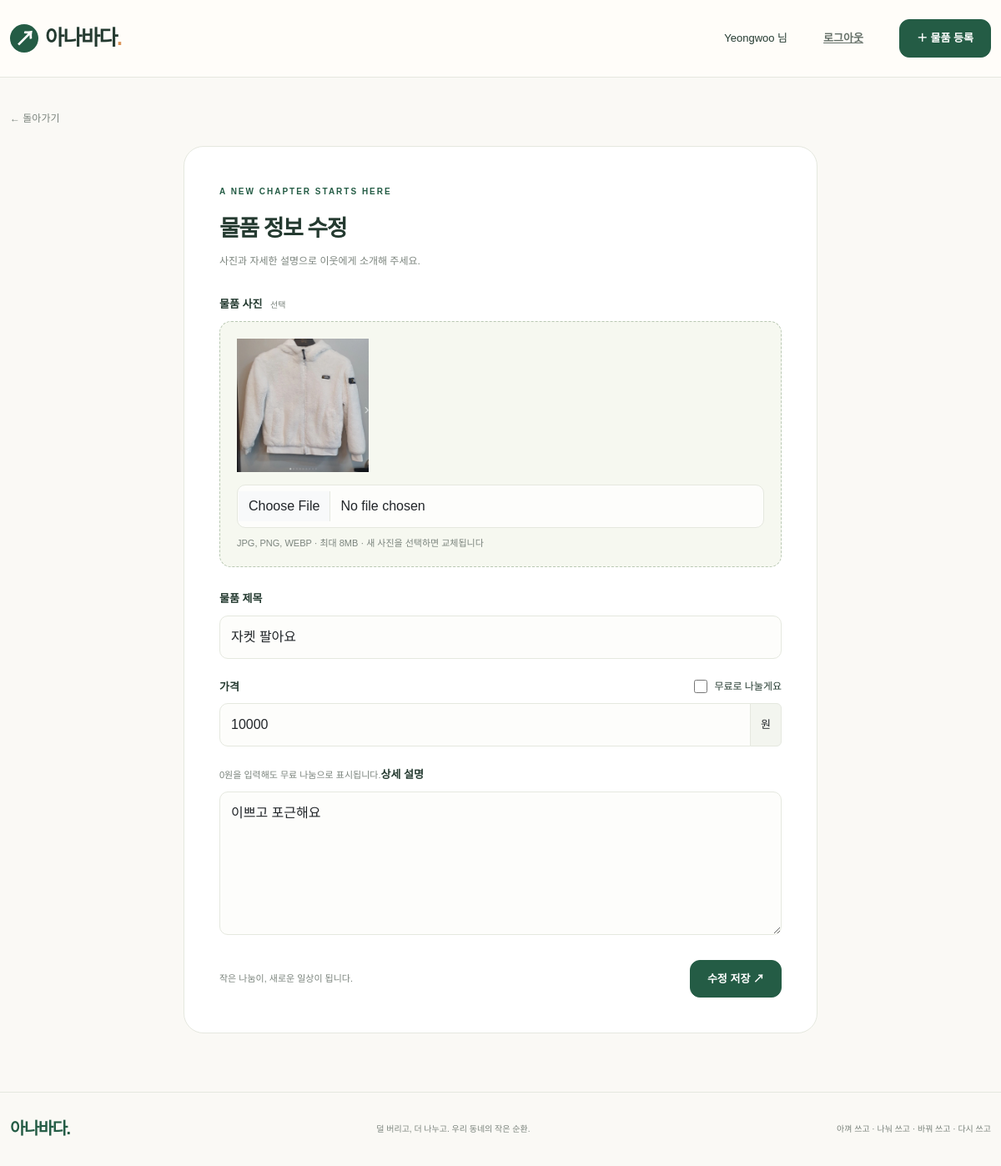
/items/2/edit (signed in), run on the app's committed database.
### models.py (models this page shows, shortened)
class User(UserMixin, db.Model):
    id = db.Column(db.Integer, primary_key=True)
    username = db.Column(db.String(40), unique=True, nullable=False)
    password_hash = db.Column(db.String(256), nullable=False)
    items = db.relationship('Item', back_populates='author')

class Item(db.Model):
    id = db.Column(db.Integer, primary_key=True)
    title = db.Column(db.String(100), nullable=False)
    description = db.Column(db.Text, nullable=False)
    price = db.Column(db.Integer, nullable=False, default=0)
    image_filename = db.Column(db.String(200))
    status = db.Column(db.String(20), nullable=False, default='거래가능')
    author_id = db.Column(db.Integer, db.ForeignKey('user.id'), nullable=False)
    author = db.relationship('User', back_populates='items')
    created_at = db.Column(db.DateTime, default=now, nullable=False)
    updated_at = db.Column(db.DateTime, default=now, onupdate=now, nullable=False)

### app.py (the view, shortened to what this page needs)
    @app.route('/items/new', methods=['GET', 'POST'])
    @app.route('/items/<int:item_id>/edit', methods=['GET', 'POST'])
    @login_required
    def item_form(item_id=None):
        item = owned_item(item_id) if item_id else None
        return render_template('item_form.html', item=item)

### templates/item_form.html (shortened to what this page needs)
{% extends 'base.html' %}
{% block content %}<a class="back-link" href="{{ url_for('item_detail', item_id=item.id) if item else url_for('index') }}">← 돌아가기</a><section class="form-card"><span class="eyebrow">A NEW CHAPTER STARTS HERE</span><h1>{{ '물품 정보 수정' if item else '물건의 다음 이야기를 시작해요.' }}</h1><p>사진과 자세한 설명으로 이웃에게 소개해 주세요.</p><form method="post" enctype="multipart/form-data"><input type="hidden" name="csrf_token" value="{{ csrf_token }}"><label class="form-label" for="image">물품 사진 <span class="optional">선택</span></label><div class="upload-box"><img id="preview" {% if item and item.image_filename %}src="{{ url_for('static', filename='uploads/' + item.image_filename) }}"{% else %}hidden{% endif %} alt="선택한 사진 미리보기"><input class="form-control" type="file" id="image" name="image" accept="image/jpeg,image/png,image/webp"><small>JPG, PNG, WEBP · 최대 8MB{% if item %} · 새 사진을 선택하면 교체됩니다{% endif %}</small></div><label class="form-label" for="title">물품 제목</label><input class="form-control mb-4" id="title" name="title" maxlength="100" required placeholder="예: 햇살이 잘 어울리는 원목 의자" value="{{ request.form.get('title', item.title if item else '') }}"><div class="price-label"><label class="form-label" for="price">가격</label><label class="free-filter"><input id="free" name="free" type="checkbox" {% if request.method == 'POST' and request.form.get('free') or request.method != 'POST' and item and item.price == 0 %}checked{% endif %}> 무료로 나눌게요</label></div><div class="input-group"><input class="form-control" id="price" name="price" type="number" min="0" max="1000000000" step="1" required value="{{ request.form.get('price', item.price if item else 0) }}"><span class="input-group-text">원</span></div><small class="form-text">0원을 입력해도 무료 나눔으로 표시됩니다.</small><label class="form-label mt-4" for="description">상세 설명</label><textarea class="form-control" id="description" name="description" rows="6" maxlength="5000" required placeholder="사용 기간, 상태, 나눔 이유 등을 편하게 적어 주세요.">{{ request.form.get('description', item.description if item else '') }}</textarea><div class="form-bottom"><span>작은 나눔이, 새로운 일상이 됩니다.</span><button class="btn btn-primary">{{ '수정 저장' if item else '물품 등록하기' }} ↗</button></div></form></section>{% endblock %}

### templates/base.html (shortened to what this page needs)
<!doctype html>
<html lang="ko">
<head>
  <link href="https://cdn.jsdelivr.net/npm/bootstrap@5.3.3/dist/css/bootstrap.min.css" rel="stylesheet">
  <link href="{{ url_for('static', filename='style.css') }}" rel="stylesheet">
</head>
<body>
<header class="site-header"><nav class="container nav-wrap" aria-label="주 메뉴">
  <a class="brand" href="{{ url_for('index') }}"><span class="brand-mark">↗</span> 아나바다<span class="brand-dot">.</span></a>
  <div class="nav-actions">
    {% if current_user.is_authenticated %}<span class="user-label">{{ current_user.username }} 님</span><form method="post" action="{{ url_for('logout') }}"><input type="hidden" name="csrf_token" value="{{ csrf_token }}"><button class="btn btn-link quiet">로그아웃</button></form>
    {% else %}<a class="quiet" href="{{ url_for('login') }}">로그인</a><a class="quiet" href="{{ url_for('register') }}">회원가입</a>{% endif %}
    <a class="btn btn-primary" href="{{ url_for('item_form') }}">＋ 물품 등록</a>
  </div>
</nav></header>
<main class="container main-content">
{% block content %}{% endblock %}
</main>
<footer class="container site-footer"><span class="brand">아나바다.</span><span>덜 버리고, 더 나누고. 우리 동네의 작은 순환.</span><span>아껴 쓰고 · 나눠 쓰고 · 바꿔 쓰고 · 다시 쓰고</span></footer>
</body></html>

### static/style.css (style rules this page uses)
:root { --green:#245c45;--ink:#243a30;--cream:#faf9f5;--muted:#7b847d;--line:#e5e8df }
* { box-sizing:border-box }
body { background:var(--cream);color:var(--ink);font-family:'Noto Sans KR',sans-serif;font-size:14px }
a { color:inherit;text-decoration:none }
button,input,textarea { font:inherit }
.container { max-width:1240px }
.site-header { background:#fffdf9;border-bottom:1px solid var(--line) }
.nav-wrap { min-height:92px;display:flex;justify-content:space-between;align-items:center;gap:20px }
.brand { font-size:25px;font-weight:900;letter-spacing:-1.5px;display:inline-flex;align-items:center;gap:8px }
.brand-mark { background:var(--green);color:white;width:34px;height:34px;border-radius:50%;display:inline-grid;place-items:center;font-size:24px }
.brand-dot { color:#da9457;margin-left:-8px }
.nav-actions { display:flex;gap:22px;align-items:center }
.quiet { color:#657068;font-size:13px;padding:0 }
.user-label { font-size:13px }
.btn { border-radius:12px;padding:12px 20px;font-size:13px;font-weight:600 }
.btn-primary { --bs-btn-bg:var(--green);--bs-btn-border-color:var(--green);--bs-btn-hover-bg:#194532;--bs-btn-hover-border-color:#194532;--bs-btn-active-bg:#194532;--bs-btn-active-border-color:#194532 }
.main-content { padding-top:38px;min-height:75vh }
.eyebrow { font-size:10px;letter-spacing:2px;font-weight:800;color:var(--green) }
h1,h2,h3 { font-weight:800;letter-spacing:-1.5px }
.free-filter { display:flex;align-items:center;gap:8px;font-size:12px;white-space:nowrap }
.free-filter input { accent-color:var(--green);width:16px;height:16px }
.site-footer { display:flex;align-items:center;justify-content:space-between;gap:20px;border-top:1px solid var(--line);padding-top:28px;padding-bottom:30px;color:var(--muted);font-size:10px }
.site-footer .brand { font-size:20px;color:var(--green) }
.auth-card,.form-card { max-width:500px;margin:30px auto 70px;padding:42px;background:white;border:1px solid var(--line);border-radius:24px }
.auth-card h1,.form-card h1 { font-size:27px;margin-top:15px;line-height:1.5 }
.auth-card p,.form-card p { font-size:12px;color:var(--muted);margin-bottom:30px;line-height:1.8 }
.form-label { font-size:13px;font-weight:600;margin-bottom:10px }
.form-control { border-color:var(--line);border-radius:10px;padding:13px;background:#fdfdfb }
.form-text { font-size:11px;color:var(--muted) }
.back-link { display:inline-block;font-size:12px;color:var(--muted);margin-bottom:24px }
.form-card { max-width:760px;margin-top:0 }
.optional { color:var(--muted);font-size:10px;font-weight:400;margin-left:6px }
.upload-box { border:1px dashed #b9c8b3;background:#f6f8f0;padding:20px;border-radius:14px;margin-bottom:27px }
.upload-box small { display:block;margin-top:10px;color:var(--muted);font-size:11px }
.upload-box img { max-width:100%;height:160px;object-fit:contain;display:block;margin-bottom:15px }
.price-label { display:flex;justify-content:space-between;align-items:center;margin-bottom:10px }
.price-label .form-label { margin:0 }
.input-group-text { border-color:var(--line);background:#f3f5ef;font-size:13px }
.form-bottom { display:flex;justify-content:space-between;align-items:center;gap:15px;margin-top:30px }
.form-bottom span { font-size:11px;color:var(--muted) }

### data on the page
User: username "Yeongwoo"
Item: image_filename (picture), title "자켓 팔아요", price "10000", description "이쁘고 포근해요"

### other printed values
{{ '물품 정보 수정' if item else '물건의 다음 이야기를 시작해요.' }} "물품 정보 수정"
{{ '수정 저장' if item else '물품 등록하기' }} "수정 저장"
